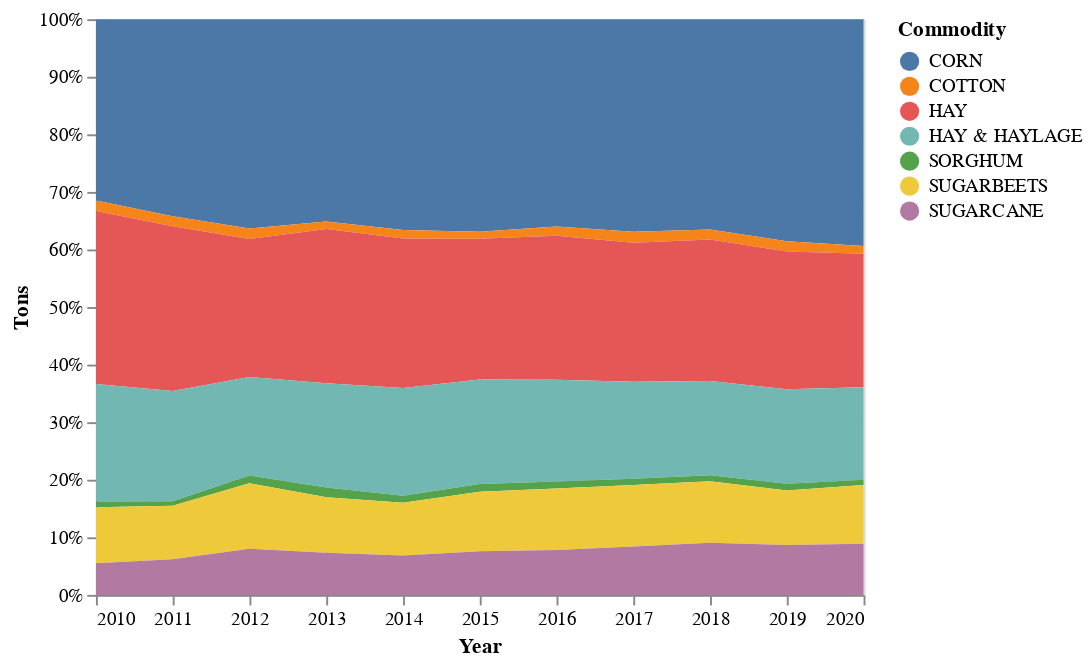

Notebook code for this chart:
### Code cell
crop_norm

### Figure 1 — Vega-Lite specification as saved in the notebook (floating-point values rounded to 4 significant figures)
{"usermeta": {"embedOptions": {"theme": "fivethirtyeight"}}, "config": {"view": {"continuousWidth": 400, "continuousHeight": 300}}, "data": {"name": "data-f62f9d97018636958f1fd351b556cac4"}, "mark": "area", "encoding": {"color": {"field": "Commodity", "legend": {"orient": "right"}, "type": "nominal"}, "x": {"field": "Year", "type": "temporal"}, "y": {"field": "Tons", "stack": "normalize", "type": "quantitative"}}, "$schema": "https://vega.github.io/schema/vega-lite/v4.17.0.json", "datasets": {"data-f62f9d97018636958f1fd351b556cac4": [{"Year": "2010-01-01T00:00:00", "Commodity": "CORN", "Tons": 104100000.0}, {"Year": "2010-01-01T00:00:00", "Commodity": "COTTON", "Tons": 6096000.0}, {"Year": "2010-01-01T00:00:00", "Commodity": "HAY", "Tons": 99310000.0}, {"Year": "2010-01-01T00:00:00", "Commodity": "HAY & HAYLAGE", "Tons": 67470000.0}, {"Year": "2010-01-01T00:00:00", "Commodity": "SORGHUM", "Tons": 3412000.0}, {"Year": "2010-01-01T00:00:00", "Commodity": "SUGARBEETS", "Tons": 32030000.0}, {"Year": "2010-01-01T00:00:00", "Commodity": "SUGARCANE", "Tons": 18240000.0}, {"Year": "2011-01-01T00:00:00", "Commodity": "CORN", "Tons": 106300000.0}, {"Year": "2011-01-01T00:00:00", "Commodity": "COTTON", "Tons": 5370000.0}, {"Year": "2011-01-01T00:00:00", "Commodity": "HAY", "Tons": 88980000.0}, {"Year": "2011-01-01T00:00:00", "Commodity": "HAY & HAYLAGE", "Tons": 59540000.0}, {"Year": "2011-01-01T00:00:00", "Commodity": "SORGHUM", "Tons": 2353000.0}, {"Year": "2011-01-01T00:00:00", "Commodity": "SUGARBEETS", "Tons": 28900000.0}, {"Year": "2011-01-01T00:00:00", "Commodity": "SUGARCANE", "Tons": 19220000.0}, {"Year": "2012-01-01T00:00:00", "Commodity": "CORN", "Tons": 113100000.0}, {"Year": "2012-01-01T00:00:00", "Commodity": "COTTON", "Tons": 5666000.0}, {"Year": "2012-01-01T00:00:00", "Commodity": "HAY", "Tons": 74670000.0}, {"Year": "2012-01-01T00:00:00", "Commodity": "HAY & HAYLAGE", "Tons": 53180000.0}, {"Year": "2012-01-01T00:00:00", "Commodity": "SORGHUM", "Tons": 4196000.0}, {"Year": "2012-01-01T00:00:00", "Commodity": "SUGARBEETS", "Tons": 35340000.0}, {"Year": "2012-01-01T00:00:00", "Commodity": "SUGARCANE", "Tons": 24990000.0}, {"Year": "2013-01-01T00:00:00", "Commodity": "CORN", "Tons": 115200000.0}, {"Year": "2013-01-01T00:00:00", "Commodity": "COTTON", "Tons": 4203000.0}, {"Year": "2013-01-01T00:00:00", "Commodity": "HAY", "Tons": 87780000.0}, {"Year": "2013-01-01T00:00:00", "Commodity": "HAY & HAYLAGE", "Tons": 59480000.0}, {"Year": "2013-01-01T00:00:00", "Commodity": "SORGHUM", "Tons": 5420000.0}, {"Year": "2013-01-01T00:00:00", "Commodity": "SUGARBEETS", "Tons": 31640000.0}, {"Year": "2013-01-01T00:00:00", "Commodity": "SUGARCANE", "Tons": 24020000.0}, {"Year": "2014-01-01T00:00:00", "Commodity": "CORN", "Tons": 124700000.0}, {"Year": "2014-01-01T00:00:00", "Commodity": "COTTON", "Tons": 5125000.0}, {"Year": "2014-01-01T00:00:00", "Commodity": "HAY", "Tons": 88450000.0}, {"Year": "2014-01-01T00:00:00", "Commodity": "HAY & HAYLAGE", "Tons": 63720000.0}, {"Year": "2014-01-01T00:00:00", "Commodity": "SORGHUM", "Tons": 4123000.0}, {"Year": "2014-01-01T00:00:00", "Commodity": "SUGARBEETS", "Tons": 31280000.0}, {"Year": "2014-01-01T00:00:00", "Commodity": "SUGARCANE", "Tons": 23300000.0}, {"Year": "2015-01-01T00:00:00", "Commodity": "CORN", "Tons": 124300000.0}, {"Year": "2015-01-01T00:00:00", "Commodity": "COTTON", "Tons": 4043000.0}, {"Year": "2015-01-01T00:00:00", "Commodity": "HAY", "Tons": 82360000.0}, {"Year": "2015-01-01T00:00:00", "Commodity": "HAY & HAYLAGE", "Tons": 61090000.0}, {"Year": "2015-01-01T00:00:00", "Commodity": "SORGHUM", "Tons": 4475000.0}, {"Year": "2015-01-01T00:00:00", "Commodity": "SUGARBEETS", "Tons": 34830000.0}, {"Year": "2015-01-01T00:00:00", "Commodity": "SUGARCANE", "Tons": 25490000.0}, {"Year": "2016-01-01T00:00:00", "Commodity": "CORN", "Tons": 122700000.0}, {"Year": "2016-01-01T00:00:00", "Commodity": "COTTON", "Tons": 5369000.0}, {"Year": "2016-01-01T00:00:00", "Commodity": "HAY", "Tons": 85340000.0}, {"Year": "2016-01-01T00:00:00", "Commodity": "HAY & HAYLAGE", "Tons": 60120000.0}, {"Year": "2016-01-01T00:00:00", "Commodity": "SORGHUM", "Tons": 4171000.0}, {"Year": "2016-01-01T00:00:00", "Commodity": "SUGARBEETS", "Tons": 36330000.0}, {"Year": "2016-01-01T00:00:00", "Commodity": "SUGARCANE", "Tons": 26620000.0}, {"Year": "2017-01-01T00:00:00", "Commodity": "CORN", "Tons": 124500000.0}, {"Year": "2017-01-01T00:00:00", "Commodity": "COTTON", "Tons": 6422000.0}, {"Year": "2017-01-01T00:00:00", "Commodity": "HAY", "Tons": 81350000.0}, {"Year": "2017-01-01T00:00:00", "Commodity": "HAY & HAYLAGE", "Tons": 56800000.0}, {"Year": "2017-01-01T00:00:00", "Commodity": "SORGHUM", "Tons": 3772000.0}, {"Year": "2017-01-01T00:00:00", "Commodity": "SUGARBEETS", "Tons": 35920000.0}, {"Year": "2017-01-01T00:00:00", "Commodity": "SUGARCANE", "Tons": 28370000.0}, {"Year": "2018-01-01T00:00:00", "Commodity": "CORN", "Tons": 118400000.0}, {"Year": "2018-01-01T00:00:00", "Commodity": "COTTON", "Tons": 5631000.0}, {"Year": "2018-01-01T00:00:00", "Commodity": "HAY", "Tons": 79700000.0}, {"Year": "2018-01-01T00:00:00", "Commodity": "HAY & HAYLAGE", "Tons": 53180000.0}, {"Year": "2018-01-01T00:00:00", "Commodity": "SORGHUM", "Tons": 3326000.0}, {"Year": "2018-01-01T00:00:00", "Commodity": "SUGARBEETS", "Tons": 34650000.0}, {"Year": "2018-01-01T00:00:00", "Commodity": "SUGARCANE", "Tons": 29370000.0}, {"Year": "2019-01-01T00:00:00", "Commodity": "CORN", "Tons": 130400000.0}, {"Year": "2019-01-01T00:00:00", "Commodity": "COTTON", "Tons": 6088000.0}, {"Year": "2019-01-01T00:00:00", "Commodity": "HAY", "Tons": 80930000.0}, {"Year": "2019-01-01T00:00:00", "Commodity": "HAY & HAYLAGE", "Tons": 55480000.0}, {"Year": "2019-01-01T00:00:00", "Commodity": "SORGHUM", "Tons": 4019000.0}, {"Year": "2019-01-01T00:00:00", "Commodity": "SUGARBEETS", "Tons": 32010000.0}, {"Year": "2019-01-01T00:00:00", "Commodity": "SUGARCANE", "Tons": 29320000.0}, {"Year": "2020-01-01T00:00:00", "Commodity": "CORN", "Tons": 134500000.0}, {"Year": "2020-01-01T00:00:00", "Commodity": "COTTON", "Tons": 4511000.0}, {"Year": "2020-01-01T00:00:00", "Commodity": "HAY", "Tons": 79190000.0}, {"Year": "2020-01-01T00:00:00", "Commodity": "HAY & HAYLAGE", "Tons": 54860000.0}, {"Year": "2020-01-01T00:00:00", "Commodity": "SORGHUM", "Tons": 3125000.0}, {"Year": "2020-01-01T00:00:00", "Commodity": "SUGARBEETS", "Tons": 34780000.0}, {"Year": "2020-01-01T00:00:00", "Commodity": "SUGARCANE", "Tons": 30330000.0}]}}
